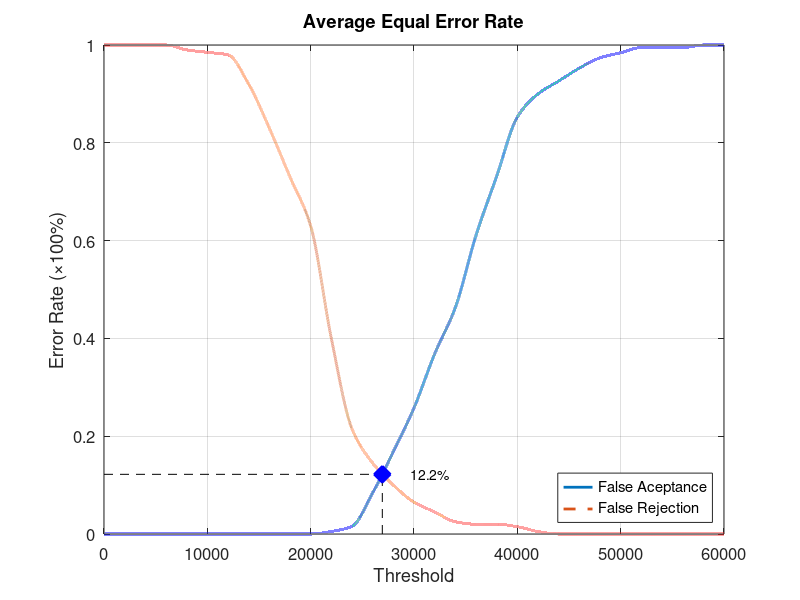
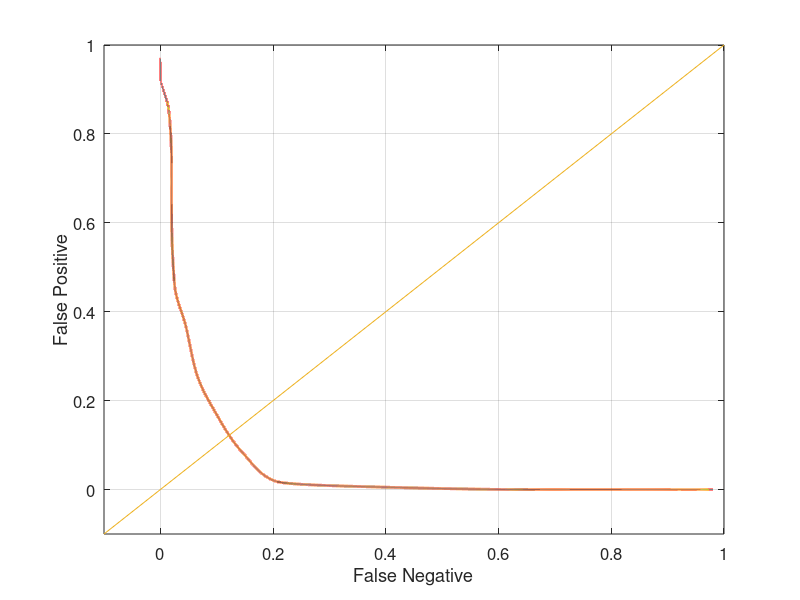

The MATLAB script that drew these images, in order:
function yEER = Database1_4
close all;
clear;
clc;
x = 0:2000:60000;
xq = 0:0.5:60000;

y0 = [0 0 0 0 0 0 0 0 0 0 0 0.00526316 0.0157895 0.0842105 0.168421 0.257895 0.368421 0.463158 0.610526 0.731579 0.852632 0.9 0.926316 0.952632 0.973684 0.984211 0.994737 0.994737 0.994737 1 1];
yy0 = interp1(x, y0, xq, 'pchip');
y1 = [1 1 1 1 0.99 0.985 0.98 0.92 0.83 0.73 0.63 0.4 0.215 0.145 0.1 0.065 0.045 0.025 0.02 0.02 0.015 0.005 0 0 0 0 0 0 0 0 0];
yy1 = interp1(x, y1, xq, 'pchip');

% Calculating EER: 
y2 = abs(y0 - y1);
find(y2 == min(y2))
yy2 = abs(yy0 - yy1);
xEER = find(yy2 == min(yy2));
xEERIndex = xq(xEER) % X-axis EER
yEER = yy0(xEER) % Y-axis EER

main = figure
plot(xq, yy0,'-','LineWidth', 2);	hold on
plot(xq, yy1,'--','LineWidth', 2);	hold on
plot([xEERIndex xEERIndex], [0 yEER], 'k--');	hold on
plot([0 xEERIndex], [yEER yEER], 'k--');	hold on
plot(xEERIndex, yEER, 'bx', 'LineWidth', 10);	hold on
text(xEERIndex + 10 * xEERIndex / 100, yEER, [num2str(round((10000 * yEER)) / 100) '%'])
legend('False Aceptance', 'False Rejection', 'Location', 'SouthEast')
xlabel('Threshold')
ylabel('Error Rate (\times100%)')
title('Average Equal Error Rate')
set(gca, 'FontSize', 12)
axis([0 60000 0 1])
grid on

print(main, 'Database1_4Main', '-dpng');
FNRxFPR = figure('Color', [1 1 1]);
plot(yy1, yy0, '-', yy1, yy0, 'LineWidth', 2);
hold on
y = -0.1:0.1:1
plot(y, y); 
set(gca, 'FontSize', 12)
xlabel('False Negative')
ylabel('False Positive')
axis([-0.1 1 -0.1 1])
set(gca, 'FontSize', 12)
grid on

print(FNRxFPR, 'Database1_4FNRxFPR','-dpng');
end
